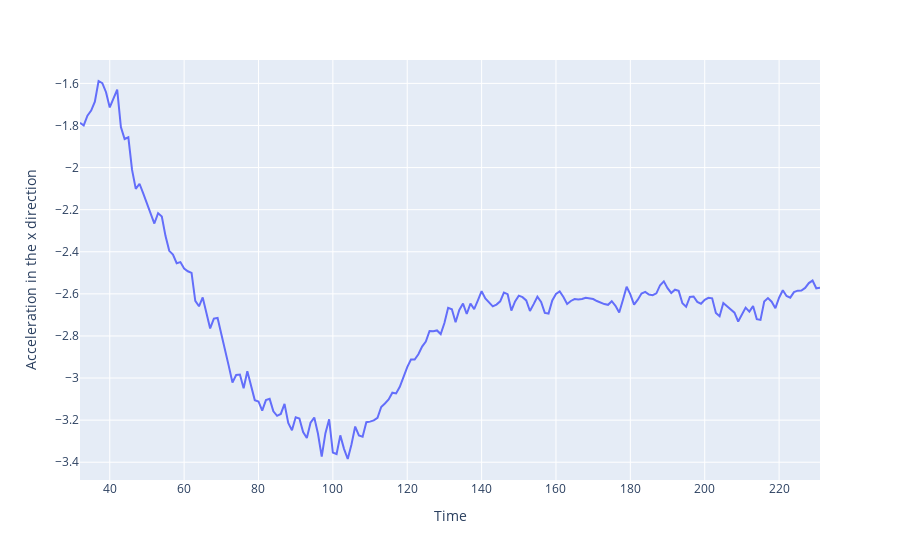

Write notebook code for a chart like this one.
### Code cell
xAccel = px.line(x=xAxis, y=xAccelerationData, labels={'x':'Time', 'y':'Acceleration in the x direction'})
xAccel.show()

### Figure 1 — Plotly figure (JSON) as saved in the notebook; plotly's stock layout.template omitted (floating-point values rounded to 4 significant figures; data arrays with more than 128 entries replaced by an {"elided": "..."} marker saying what was removed)
{"data": [{"hovertemplate": "Time=%{x}<br>Acceleration in the x direction=%{y}<extra></extra>", "legendgroup": "", "line": {"color": "#636efa", "dash": "solid"}, "mode": "lines", "name": "", "orientation": "v", "showlegend": false, "type": "scatter", "x": {"elided": "200 int values"}, "xaxis": "x", "y": {"elided": "200 float values"}, "yaxis": "y"}], "layout": {"legend": {"tracegroupgap": 0}, "margin": {"t": 60}, "xaxis": {"anchor": "y", "domain": [0, 1], "title": {"text": "Time"}}, "yaxis": {"anchor": "x", "domain": [0, 1], "title": {"text": "Acceleration in the x direction"}}}}
